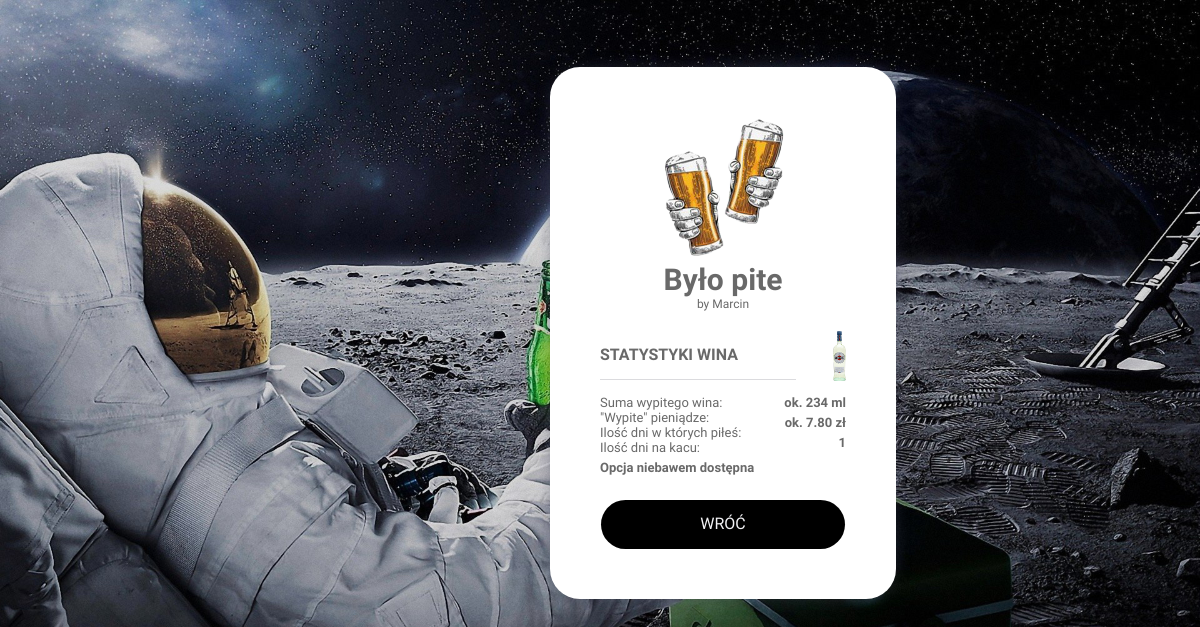
The page /wino.php (signed in) on the database as committed earlier.
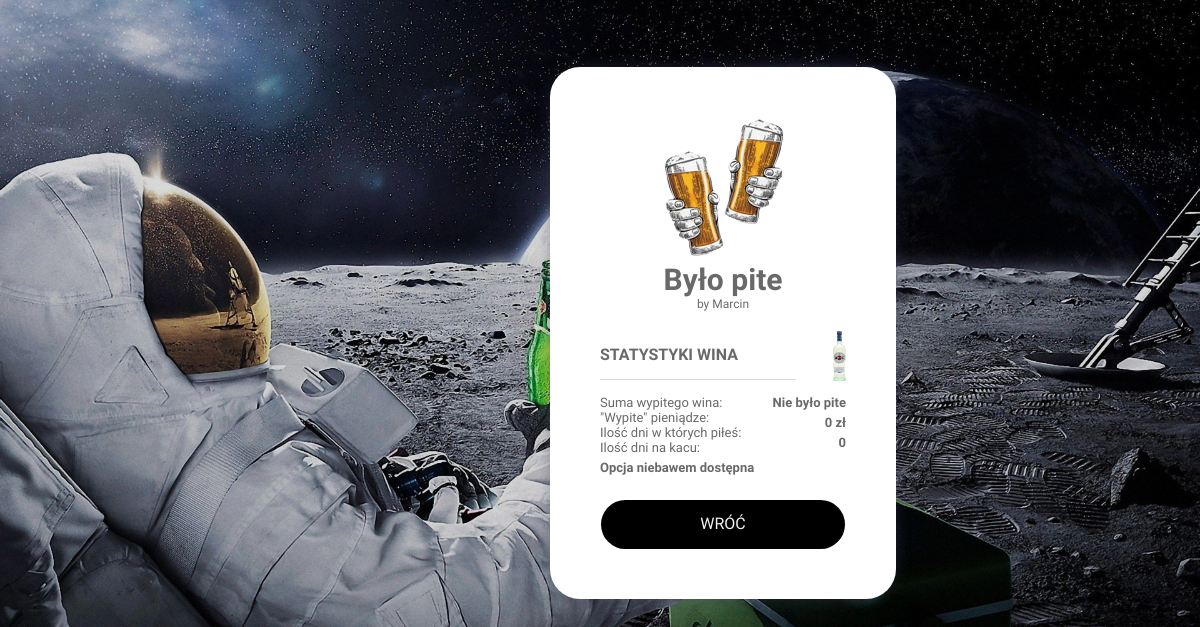
The same page on the database as committed later.
### tables this page shows
CREATE TABLE `rekord` (
  `id` int(11) NOT NULL,
  `alcohol_id` int(10) NOT NULL,
  `created_on` date NOT NULL DEFAULT current_timestamp(),
  `quantity` int(10) NOT NULL,
  `gramatura` int(11) NOT NULL,
  `user_id` int(20) NOT NULL
);

CREATE TABLE `gramatura` (
  `id` int(11) NOT NULL,
  `name` varchar(12) NOT NULL
);

### helpers.php (called while the page is built, shortened)
<?php
function rrr($db, $suma, $id)
{
    if ($suma != 0) {
        if (is_numeric($suma) && $suma > 1000) {
            $name = 'ok. ' . round($suma / 1000, 1) . ' l';
        } else {
            $query = "SELECT * FROM gramatura WHERE id = $id";
            $result = $db->query($query)->fetch_assoc();
            $name = 'ok. ' . $suma . ' ' . $result['name'];
        }
    } else {
        $name = 'Nie było pite';
    }
    return $name;
}

### wino.php (the view, shortened to what this page needs)
<?php
if ($_SESSION['logged'] === true) {
    require_once 'helpers.php';
    require_once 'connect.php';
    $db = new mysqli($host, $db_user, $db_password, $db_name);
    $query = "SELECT * FROM rekord WHERE user_id = {$_SESSION['userId']}";
    $rekordy = $db->query($query)->fetch_all();
    $gramaturaWina = '';
    $sumaWina = 0;
    $iloscDni = 0;
    $sumaPieniedzy = 0;
    foreach ($rekordy as $rekord) {
        if ($rekord[1] == 3) {
            $sumaWina += (int)$rekord[3];
            $gramaturaWina = $rekord[4];
            $iloscDni += $rekord[1];
        }
    }
    $iloscDni /= 3;
    if ($sumaWina != 0) {
        $sumaPieniedzy = $sumaWina / 750 * 24.99;
        $sumaWina = rrr($db, $sumaWina, $gramaturaWina);
    } else {
        $sumaWina = 'Nie było pite';
    }
    if ($sumaPieniedzy != 0) {
        $formatedSumaPieniedzy = 'ok. ' . number_format($sumaPieniedzy, 2) . ' zł';
    } else {
        $formatedSumaPieniedzy = '0 zł';
    }
} else {
    header('location: index.php');
}
?>
<!doctype html>
<html lang="en">
<head>
    <link rel="stylesheet" type="text/css" href="style.css">
</head>
<body>
<div class="box">
    <div style="text-align: center;">
        <a href="index.php"><img  src="zdjecia/bp_logo2.png" alt="napraw kod"></a>
    </div>
    <div class="było-pite">Było pite</div>
    <div class="by-marcin">by Marcin</div>
    <div class="color mb-20">
        <img src="zdjecia/martiniBianco.png" alt="napraw kod" class="quantity" style="height: 50px">
        <div class="alcohol fb text-uppercase alcohol-statistics">Statystyki wina</div>
        <div class="" style="font-size: 13px">
            <div class="left-column">
                <div =class="mb-5">Suma wypitego wina:</div>
                <div =class="mb-5">"Wypite" pieniądze:</div>
                <div =class="mb-5">Ilość dni w których piłeś:</div>
                Ilość dni na kacu: <br>
                <div class="fb" style="margin-top: 5px" >Opcja niebawem dostępna </div>
            </div>
            <div class="right-column">
                <?php
                echo '<div class="mb-5">' . $sumaWina . '</div>' .
                    '<div class="mb-5">' . $formatedSumaPieniedzy . '</div>' .
                    '<div class="mb-5">' . $iloscDni . '</div>';
                ?>
            </div>
        </div>
    </div>
    <a href="rankingi.php" class="popraw-rekord mb-15" style="text-decoration: none; margin-bottom: 0px!important; margin-top: 25px">Wróć</a>
</div>
</body>
</html>

Rows that differ between the two databases and show on the page:
removed rekord: gramatura.name "ok. 234 ml"
Other text that changed with them:
$sumaWina: (not shown) → "Nie było pite"
$formatedSumaPieniedzy: "ok. 7.80 zł" → "0 zł"
$iloscDni: "1" → "0"
